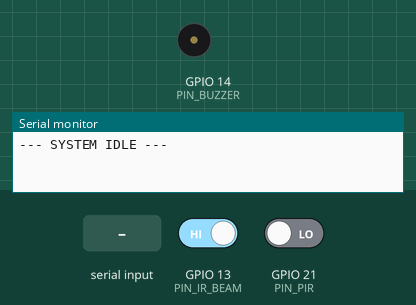
The sketch below on a simulated ESP32. Parts: buzzer (waves = sounding, pin HIGH), the last lines printed to the serial monitor. The test bench sets the inputs (shaded band); at power-on: GPIO 21 (PIN_PIR) LOW, GPIO 13 (PIN_IR_BEAM) HIGH.

Above: at 3.2 s.
3.3 s: GPIO 21 (PIN_PIR) driven HIGH
4.9 s: "###HUMAN_DETECTED###\n" received over the second serial link
At 5.5 s:
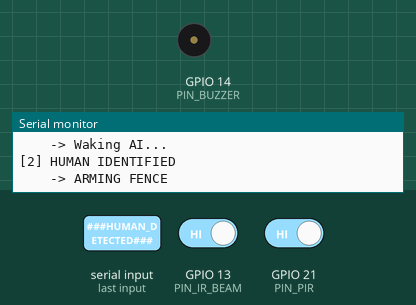
6.5 s: "###UPLOAD_SUCCESS###\n" received over the second serial link
8.0 s: GPIO 13 (PIN_IR_BEAM) driven LOW
At 8.62 s:
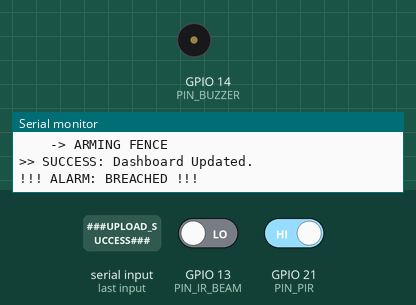
Timing chart, 0 to 11.0 s (numbered marks = the images above; inputs shaded):
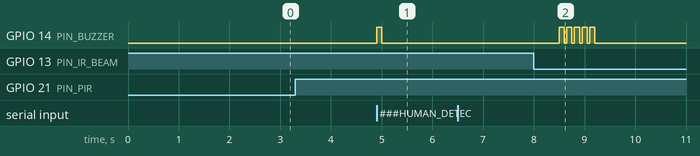

The sketch:

smartfence.ino
```cpp
// smartfence.ino

#include <WiFi.h>
#include <HardwareSerial.h>

// ===========================================================================
// HARDWARE PIN DEFINITIONS
// ===========================================================================
#define PIN_PIR      21  // PIR Motion Sensor (detects movement)
#define PIN_IR_BEAM  13  // IR Break Beam Sensor (fence intrusion detection)
#define PIN_BUZZER   14  // Piezo Buzzer (alarm)
#define PIN_RX_CAM   16  // Serial RX from ESP32-CAM
#define PIN_TX_CAM   17  // Serial TX to ESP32-CAM

// Serial communication with ESP32-CAM on UART2
HardwareSerial camSerial(2);

// ===========================================================================
// STATE VARIABLES (Custom State Machine)
// ===========================================================================
bool systemAwake = false;      // STATE: Camera is actively scanning for humans
bool irArmed = false;          // STATE: Human confirmed, IR beam sensor is "armed"
bool waitingForUpload = false; // STATE: Waiting for ESP32-CAM to finish uploading

unsigned long wakeTimer = 0;    // Track how long camera been scanning
unsigned long irTimer = 0;      // Track how long fence has been armed
unsigned long uploadTimeout = 0;// Failsafe timeout for upload confirmation

String camData = "";            // BUFFER: Store messages from ESP32-CAM

void setup() {
    // Initialize serial communication
    Serial.begin(115200);         // Debug output to computer
    camSerial.begin(115200, SERIAL_8N1, PIN_RX_CAM, PIN_TX_CAM); // Communicate with ESP32-CAM

    // Configure hardware pins
    pinMode(PIN_PIR, INPUT);           // PIR sensor input
    pinMode(PIN_IR_BEAM, INPUT_PULLUP);// IR beam (LOW = broken, HIGH = intact)
    pinMode(PIN_BUZZER, OUTPUT);       // Buzzer output

    Serial.println("--- SYSTEM IDLE ---");
    delay(2000);

    // Tell ESP32-CAM system is secure on startup
    camSerial.println("###LOG_SECURE###");
}

void loop() {

    // =========================================================================
    // STEP 1: LISTEN TO ESP32-CAM RESPONSES
    // =========================================================================
    // ESP32-CAM sends back messages like ###HUMAN_DETECTED### or ###UPLOAD_SUCCESS###
    // We filter only messages starting with ### to avoid debug text
    if (camSerial.available()) {
        String raw = camSerial.readStringUntil('\n');
        raw.trim();
        if (raw.startsWith("###")) camData = raw;  // Store only command messages

        // Wait for upload confirmation before resetting system
        if (camData == "###UPLOAD_SUCCESS###") {
             Serial.println(">> SUCCESS: Dashboard Updated.");
             waitingForUpload = false;  // Release the lock
             camData = "";              // Clear buffer
        }
    }

    // =========================================================================
    // STEP 2: FAILSAFE TIMEOUT MECHANISM
    // =========================================================================
    // If ESP32-CAM fails to upload
    // The system resets after 40 seconds.
    // This prevents the system from being stuck in "waiting" state
    if (waitingForUpload && (millis() - uploadTimeout > 40000)) {
        Serial.println("[!] TIMEOUT. Resetting.");
        waitingForUpload = false;
        irArmed = false;
        systemAwake = false;
        camSerial.println("###LOG_SECURE###");
    }

    // =========================================================================
    // STEP 3: PIR MOTION DETECTION (First Line of Defense)
    // =========================================================================
    // Trigger Condition: Motion detected AND system is in IDLE state
    //
    // When motion detected:
    // 1. Log to Firebase (so dashboard shows "last motion" time)
    // 2. Wake ESP32-CAM to start Human detection (###WAKE_UP###)
    // 3. Enter "systemAwake" state and start timer
    if (digitalRead(PIN_PIR) == HIGH && !systemAwake && !irArmed && !waitingForUpload) {
        Serial.println("[1] MOTION DETECTED");
        camSerial.println("###LOG_PIR###");  // Tell camera to log motion event
        delay(100);

        Serial.println("    -> Waking AI...");
        camSerial.println("###WAKE_UP###");   // Wake up camera to start face detection

        systemAwake = true;   // Enter AWAKE state
        wakeTimer = millis(); // Start 10-second scanning window
    }

    // =========================================================================
    // STEP 4: HUMAN IDENTIFICATION (AI Confirmation)
    // =========================================================================
    // ESP32-CAM's check_for_human_offline() sends ###HUMAN_DETECTED###
    // This confirms it is human
    //
    // When human confirmed:
    // 1. Log to Firebase (dashboard shows "last human detected")
    // 2. ARM the IR beam sensor (fence becomes "hot")
    // 3. Exit AWAKE state, enter ARMED state
    // 4. The buzzer beeps once to warn human near the fence
    if (systemAwake) {
        if (camData == "###HUMAN_DETECTED###") {
            Serial.println("[2] HUMAN IDENTIFIED");
            camSerial.println("###LOG_HUMAN###");  // Log human detection event

            Serial.println("    -> ARMING FENCE");
            systemAwake = false;  // Exit scanning mode
            irArmed = true;       // Enter armed mode (IR beam active)
            irTimer = millis();   // Start 15-second armed window
            camData = "";         // Clear buffer

            // Warning beep to alert human
            digitalWrite(PIN_BUZZER, HIGH); delay(100); digitalWrite(PIN_BUZZER, LOW);
        }

        // TIMEOUT: No human found after 10 seconds of scanning
        // False alarm (motion was animal, wind, etc.)
        if (millis() - wakeTimer > 10000) {
            Serial.println("[X] NO HUMAN. Resetting.");
            camSerial.println("###LOG_SECURE###");  // Reset status to secure
            systemAwake = false;
            camData = "";
        }
    }

    // =========================================================================
    // STEP 5: INTRUSION DETECTION (IR BEAM BREAK)
    // =========================================================================
    // IR beam sensor: LOW = broken (someone crossed fence)
    // Only checked when irArmed = true (human was confirmed nearby)
    // This to prevent false alarms from animals or objects
    //
    // When beam broken:
    // 1. Trigger evidence capture on ESP32-CAM
    // 2. Sound loud alarm (5 beeps)
    // 3. Wait for upload confirmation
    // 4. System locks until upload completes or timeout
    if (irArmed) {
        if (digitalRead(PIN_IR_BEAM) == LOW) {  // Beam broken!
            Serial.println("!!! ALARM: BREACHED !!!");

            delay(500); // Brief delay for camera to be ready
            camSerial.println("###CAPTURE_EVIDENCE###");  // Command ESP32-CAM to capture

            waitingForUpload = true;   // Enter WAITING state
            uploadTimeout = millis();  // Start 40-second timeout

            // Sound alarm (5 rapid beeps)
            for(int i=0; i<5; i++) {
                digitalWrite(PIN_BUZZER, HIGH); delay(100);
                digitalWrite(PIN_BUZZER, LOW);  delay(50);
            }
            irArmed = false;  // Disarm to prevent multiple captures
        }

        // TIMEOUT: No breach after 15 seconds of being armed
        // Human likely moved away or didn't cross fence
        if (millis() - irTimer > 15000) {
            Serial.println("    -> No Breach. Secure.");
            camSerial.println("###LOG_SECURE###");  // Reset to secure
            irArmed = false;
        }
    }
}
```

Measured:
- after the input at 4.9 s, GPIO 14 (PIN_BUZZER): LOW → HIGH at once, → LOW 0.10 s later
- after the input at 8.0 s, GPIO 14 (PIN_BUZZER): alternates HIGH for 0.10 s and LOW for 0.05 s, 10 changes in all, then stays LOW, starting after 0.50 s
